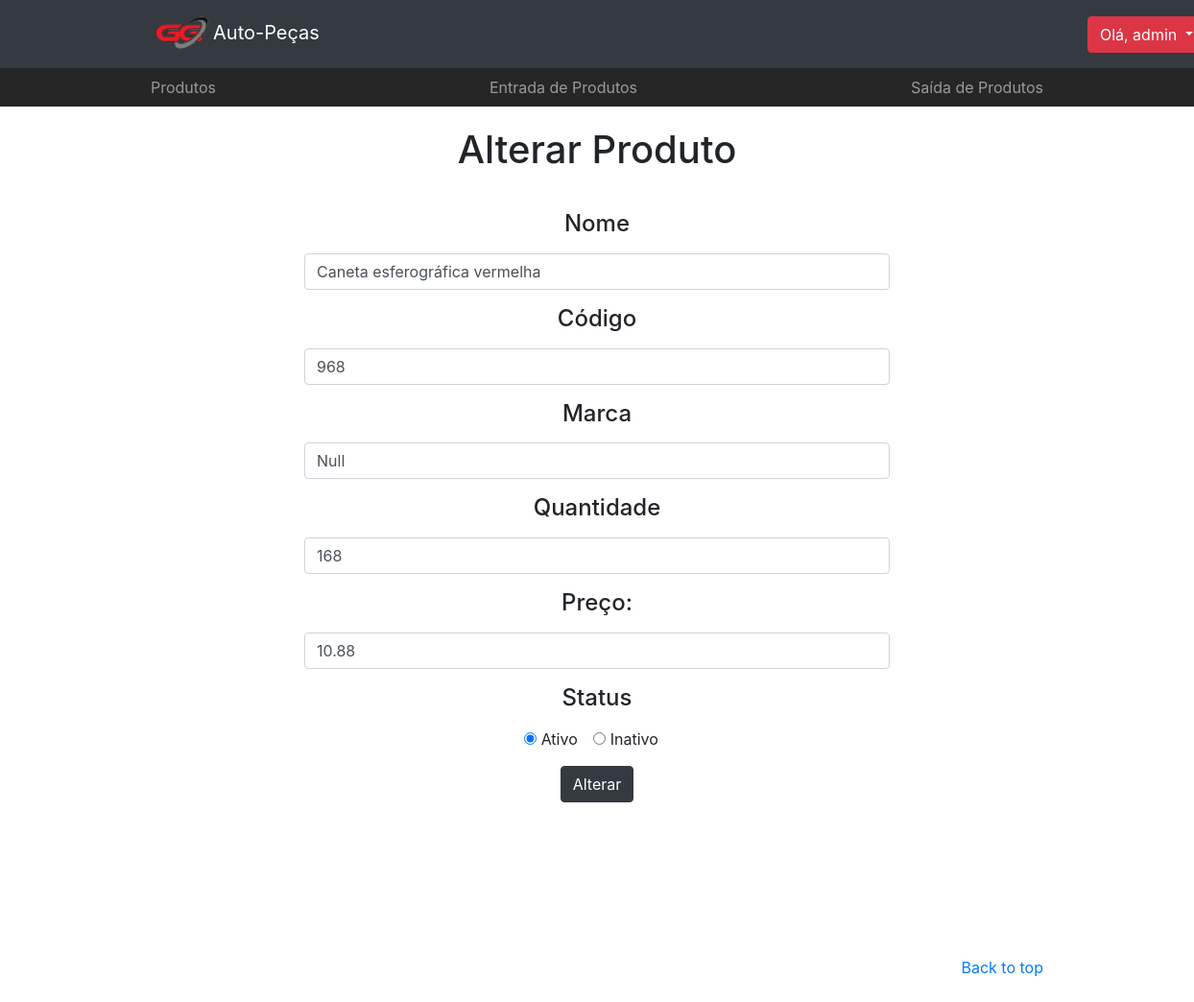
Page /products/register/?id=6 (signed in) on the earlier database version.
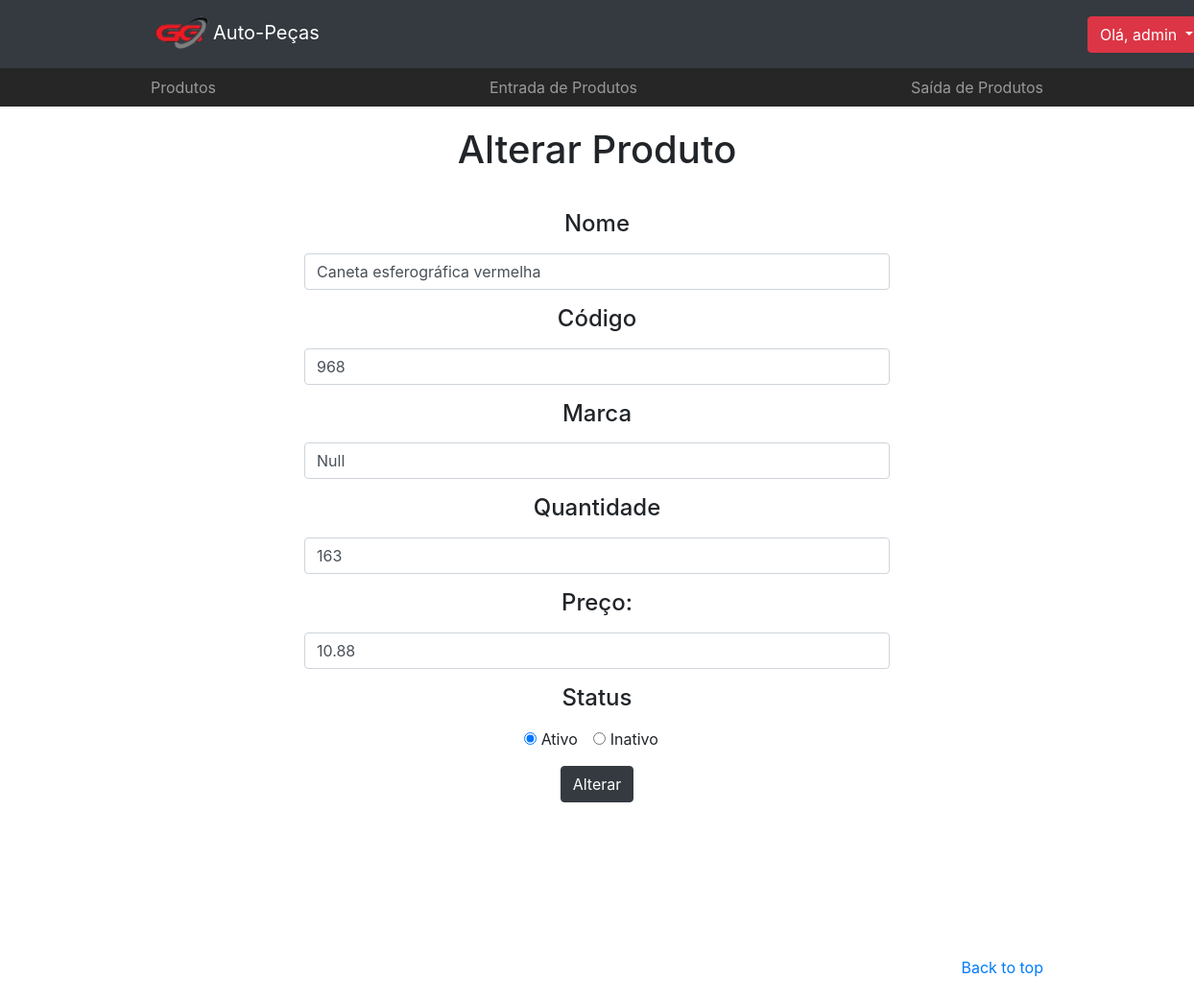
Same page on the later database version.
### app/models.py (models this page shows, shortened)
class Produto(models.Model):
    nome = models.CharField(max_length=100)
    codigo = models.IntegerField(default=None)
    marca = models.CharField(max_length=100, default=None)
    quantidade = models.IntegerField()
    preco = models.DecimalField(max_digits=100, decimal_places= 2, default=None)
    ativo = models.BooleanField(default=True)
    class Meta:
        db_table = 'produto'

### app/views.py (the view)
# urls.py: path('products/register/', views.produto_register, name='produto_register'),
@login_required(login_url='/login')
def produto_register(request):
    product_id = request.GET.get('id')
    if product_id:
        produto = Produto.objects.get(id=product_id)
        return render(request, 'app/produto_form.html', {'produto':produto})
    return render(request, 'app/produto_form.html')

### app/templates/app/produto_form.html (shortened to what the changed rows need)
<!DOCTYPE html>
<html>
<head>
    {% load static %}
    <link rel="stylesheet" type="text/css" href="{% static 'app/css/bootstrap/bootstrap.min.css' %}">
    <link rel="stylesheet" type="text/css" href="{% static 'app/css/produto.css' %}">
    <link rel="stylesheet" href="https://cdnjs.cloudflare.com/ajax/libs/font-awesome/4.7.0/css/font-awesome.min.css">
</head>
<body>
    <body>
        <section class="jumbotron text-center">
        {% if produto %}
            <h1>Alterar Produto</h1>
        {% else %}
            <h1>Cadastrar Produto</h1>
        {% endif %}
            <br>
            <form enctype="multipart/form-data" action="submit", method="POST">
              <div class="container">
                <div class="form-group">
                  <div class="form-group">
                    <h4><label for="nome">Nome</label></h4>
                    <input type="text" class="form-control" name="nome" value="{{ produto.nome }}" required>
                </div>
                <div class="form-group">
                  <h4><label for="nome">Código</label></h4>
                  <input type="number" class="form-control" name="codigo" value="{{ produto.codigo }}">
                </div>
                <div class="form-group">
                  <h4><label for="nome">Marca</label></h4>
                  <input type="text" class="form-control" name="marca" value="{{ produto.marca }}">
                </div>
                  <div class="form-group">
                    <h4><label for="nome">Quantidade</label></h4>
                      <input type="number" class="form-control" name="quantidade" value="{{ produto.quantidade }}" required>
                  </div>
                  <div class="form-group">
                    <h4><label for="preco">Preço:</label></h4>
                      <input type="number" class="form-control" name="preco" value="{{ produto.preco }}" required>
                  </div>
                  <br>
              </div>
            </form>
        </section>
    </body>

Differences in the rows shown:
changed Produto "Caneta esferográfica vermelha": quantidade "168" → "163"
